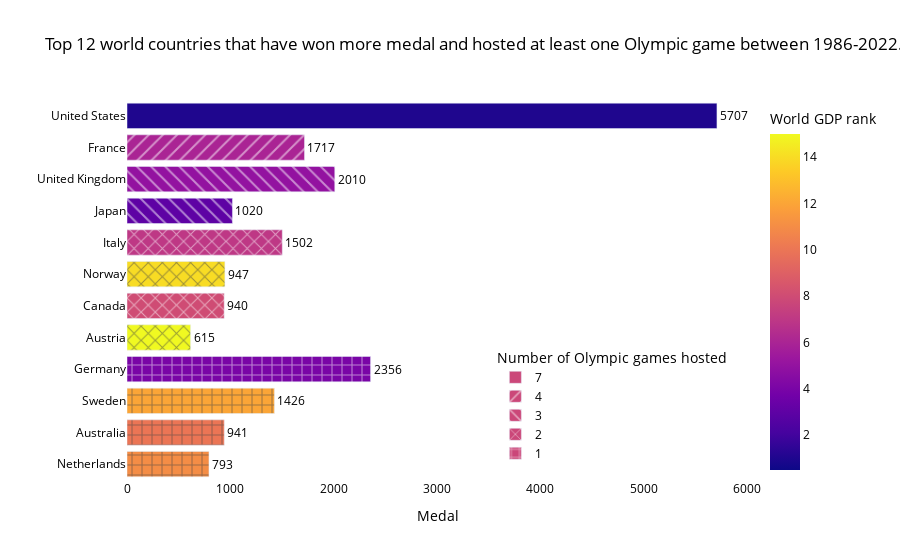

This figure's notebook cell:
### Code cell
ll = l.merge(pfd, how='right').dropna()
ll['Number games hosted']=ll['Number games hosted'].values.astype(int)
ll =ll.sort_values(by=['Medal'],ascending=False)
ll = ll.head(12)
ll =ll.sort_values(by=['Number games hosted'],ascending=False)

# ll['Number games hosted']=ll['Number games hosted'].values.astype(str)


fig = px.bar(ll, x="Medal", y="host country", pattern_shape="Number games hosted",text='Medal',color="GDP rank",
             title="Top 12 world countries that have won more medal and hosted at least one Olympic game between 1986-2022.",
labels={ # replaces default labels by column name
                "Number games hosted": "Number of Olympic games hosted",
                'GDP rank': "World GDP rank"
            })
fig.update_layout(yaxis=dict(autorange="reversed"), legend_title_font_color="black",
                  font_color="black",legend = dict(font = dict(size = 12)),
    title_font_color="black")
fig.update_layout(legend=dict(
    yanchor="bottom",
    y=0.03,
    xanchor="right",
    x=.97
))
fig.update_layout({
'plot_bgcolor': 'rgba(0, 0, 0, 0)',
'paper_bgcolor': 'rgba(0, 0, 0, 0)',
})
fig.update_yaxes(title_text='')
fig.update_traces(textposition='outside')
fig.show()

### Figure 1 — Plotly figure (JSON) as saved in the notebook; plotly's stock layout.template omitted (floating-point values rounded to 4 significant figures)
{"data": [{"alignmentgroup": "True", "hovertemplate": "Number of Olympic games hosted=7<br>Medal=%{text}<br>host country=%{y}<br>World GDP rank=%{marker.color}<extra></extra>", "legendgroup": "7", "marker": {"color": [1], "coloraxis": "coloraxis", "pattern": {"shape": ""}}, "name": "7", "offsetgroup": "7", "orientation": "h", "showlegend": true, "text": [5707], "textposition": "outside", "type": "bar", "x": [5707], "xaxis": "x", "y": ["United States"], "yaxis": "y"}, {"alignmentgroup": "True", "hovertemplate": "Number of Olympic games hosted=4<br>Medal=%{text}<br>host country=%{y}<br>World GDP rank=%{marker.color}<extra></extra>", "legendgroup": "4", "marker": {"color": [6], "coloraxis": "coloraxis", "pattern": {"shape": "/"}}, "name": "4", "offsetgroup": "4", "orientation": "h", "showlegend": true, "text": [1717], "textposition": "outside", "type": "bar", "x": [1717], "xaxis": "x", "y": ["France"], "yaxis": "y"}, {"alignmentgroup": "True", "hovertemplate": "Number of Olympic games hosted=3<br>Medal=%{text}<br>host country=%{y}<br>World GDP rank=%{marker.color}<extra></extra>", "legendgroup": "3", "marker": {"color": [5, 3], "coloraxis": "coloraxis", "pattern": {"shape": "\\"}}, "name": "3", "offsetgroup": "3", "orientation": "h", "showlegend": true, "text": [2010, 1020], "textposition": "outside", "type": "bar", "x": [2010, 1020], "xaxis": "x", "y": ["United Kingdom", "Japan"], "yaxis": "y"}, {"alignmentgroup": "True", "hovertemplate": "Number of Olympic games hosted=2<br>Medal=%{text}<br>host country=%{y}<br>World GDP rank=%{marker.color}<extra></extra>", "legendgroup": "2", "marker": {"color": [7, 14, 8, 15], "coloraxis": "coloraxis", "pattern": {"shape": "x"}}, "name": "2", "offsetgroup": "2", "orientation": "h", "showlegend": true, "text": [1502, 947, 940, 615], "textposition": "outside", "type": "bar", "x": [1502, 947, 940, 615], "xaxis": "x", "y": ["Italy", "Norway", "Canada", "Austria"], "yaxis": "y"}, {"alignmentgroup": "True", "hovertemplate": "Number of Olympic games hosted=1<br>Medal=%{text}<br>host country=%{y}<br>World GDP rank=%{marker.color}<extra></extra>", "legendgroup": "1", "marker": {"color": [4, 12, 10, 11], "coloraxis": "coloraxis", "pattern": {"shape": "+"}}, "name": "1", "offsetgroup": "1", "orientation": "h", "showlegend": true, "text": [2356, 1426, 941, 793], "textposition": "outside", "type": "bar", "x": [2356, 1426, 941, 793], "xaxis": "x", "y": ["Germany", "Sweden", "Australia", "Netherlands"], "yaxis": "y"}], "layout": {"barmode": "relative", "coloraxis": {"colorbar": {"title": {"text": "World GDP rank"}}, "colorscale": [[0, "#0d0887"], [0.1111, "#46039f"], [0.2222, "#7201a8"], [0.3333, "#9c179e"], [0.4444, "#bd3786"], [0.5556, "#d8576b"], [0.6667, "#ed7953"], [0.7778, "#fb9f3a"], [0.8889, "#fdca26"], [1, "#f0f921"]]}, "font": {"color": "black"}, "legend": {"font": {"size": 12}, "title": {"font": {"color": "black"}, "text": "Number of Olympic games hosted"}, "tracegroupgap": 0, "x": 0.97, "xanchor": "right", "y": 0.03, "yanchor": "bottom"}, "paper_bgcolor": "rgba(0, 0, 0, 0)", "plot_bgcolor": "rgba(0, 0, 0, 0)", "title": {"font": {"color": "black"}, "text": "Top 12 world countries that have won more medal and hosted at least one Olympic game between 1986-2022."}, "xaxis": {"anchor": "y", "domain": [0, 1], "title": {"text": "Medal"}}, "yaxis": {"anchor": "x", "autorange": "reversed", "domain": [0, 1], "title": {"text": ""}}}}
